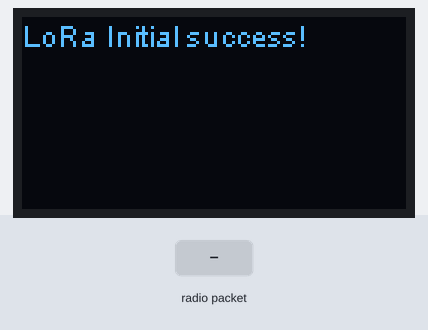
A sketch run on a simulated ESP32. On the bench: 128×64 one-colour display. Inputs (shaded band) come from the test bench. No radio packets arrive unless stated; what the sketch prints to the serial monitor is not drawn.

Above: at 0.1 s.
At 5.6 s:
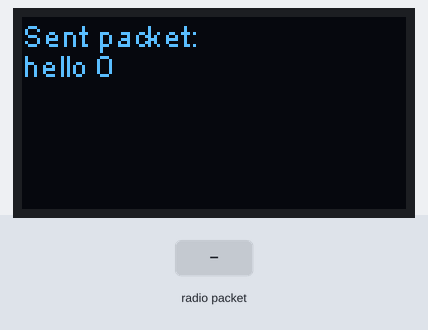
5.7 s: radio packet "Reply:" arrives
At 6.5 s:
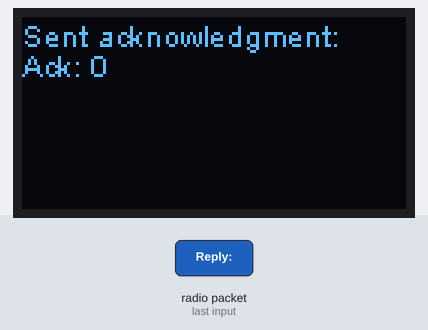
7.2 s: radio packet "1" arrives
Timing chart, 0 to 10.2 s (numbered marks = the images above; inputs shaded):
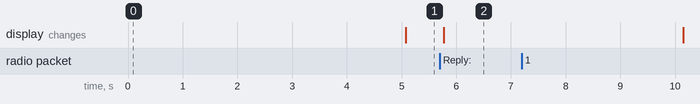

The sketch:

Sender.ino
```cpp
#include <heltec.h> // Include the Heltec library

int counter = 0;
bool awaitingReply = false;
unsigned long lastSendTime = 0;
unsigned long replyTimeout = 5000; // 5 seconds

void setup() {
  Serial.begin(115200);
  while (!Serial) {
    ; // Wait for the serial port to connect (for native USB devices)
  }

  Serial.println("LoRa Sender");

  // Initialize the Heltec board with Display and LoRa
  Heltec.begin(true /* Display */, true /* LoRa */, true /* Serial */, true /* PABOOST */, 433E6 /* LoRa Band */);

  // Initialize LoRa with frequency and PABOOST
  if (!LoRa.begin(433E6, true)) {
    Serial.println("Starting LoRa failed!");
    while (1) {
      delay(1000); // Add a delay to prevent flooding the serial monitor
    }
  } else {
    Serial.println("LoRa initialization successful.");
  }
}

void loop() {
  if (!awaitingReply && millis() - lastSendTime > 5000) {
    sendMessage();
    lastSendTime = millis();
    awaitingReply = true;
  }

  if (awaitingReply) {
    int packetSize = LoRa.parsePacket();
    if (packetSize) {
      String receivedText = "";
      while (LoRa.available()) {
        receivedText += (char)LoRa.read();
      }
      Serial.print("Received reply: ");
      Serial.println(receivedText);

      if (receivedText.startsWith("Reply:")) {
        sendAcknowledgment();
        awaitingReply = false;
      }
    }

    // Check for timeout
    if (millis() - lastSendTime > replyTimeout) {
      Serial.println("Reply timeout. Resending...");
      awaitingReply = false; // Allow resending
    }
  }
}

void sendMessage() {
  String message = "hello " + String(counter);
  Serial.print("Sending packet: ");
  Serial.println(message);

  LoRa.beginPacket();
  LoRa.print(message);
  LoRa.endPacket();

  // Update display with the sent message
  Heltec.display->clear();
  Heltec.display->drawString(0, 0, "Sent packet:");
  Heltec.display->drawString(0, 10, message);
  Heltec.display->display();

  counter++;
}

void sendAcknowledgment() {
  String ackMessage = "Ack: " + String(counter - 1);
  Serial.print("Sending acknowledgment: ");
  Serial.println(ackMessage);

  LoRa.beginPacket();
  LoRa.print(ackMessage);
  LoRa.endPacket();

  // Update display with the acknowledgment message
  Heltec.display->clear();
  Heltec.display->drawString(0, 0, "Sent acknowledgment:");
  Heltec.display->drawString(0, 10, ackMessage);
  Heltec.display->display();
}
```

Measured:
- after the input at 5.7 s, the display: changes after 0.08 s (image 2)
